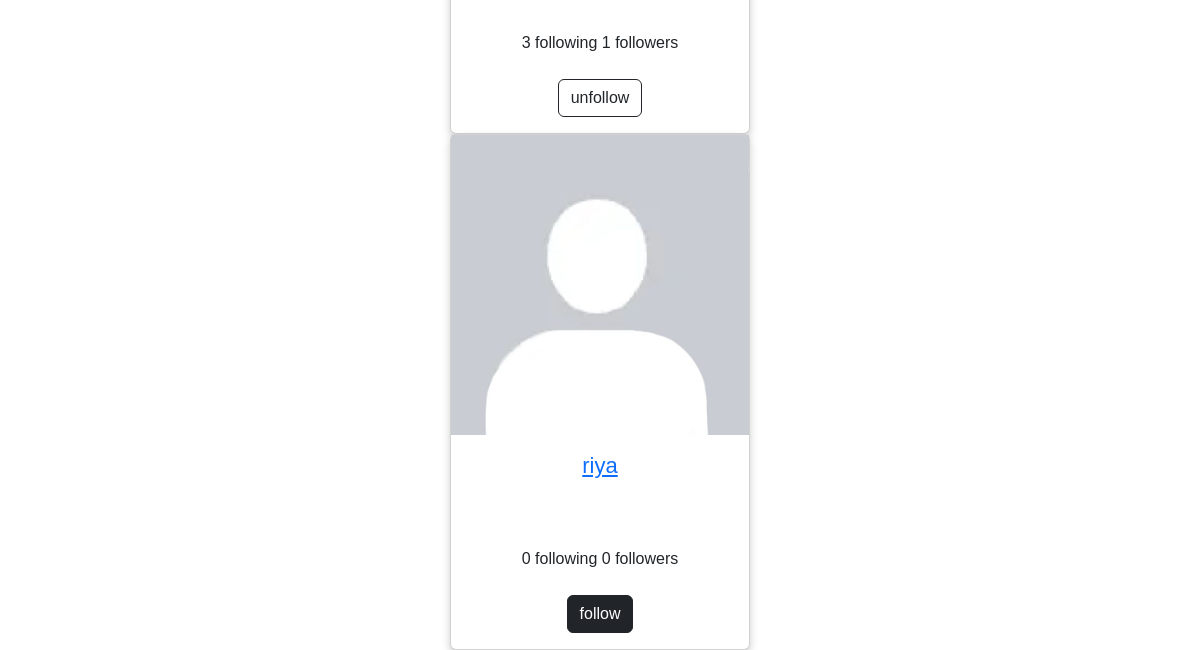
The app's page /profile/all (signed in, lower part), older data.
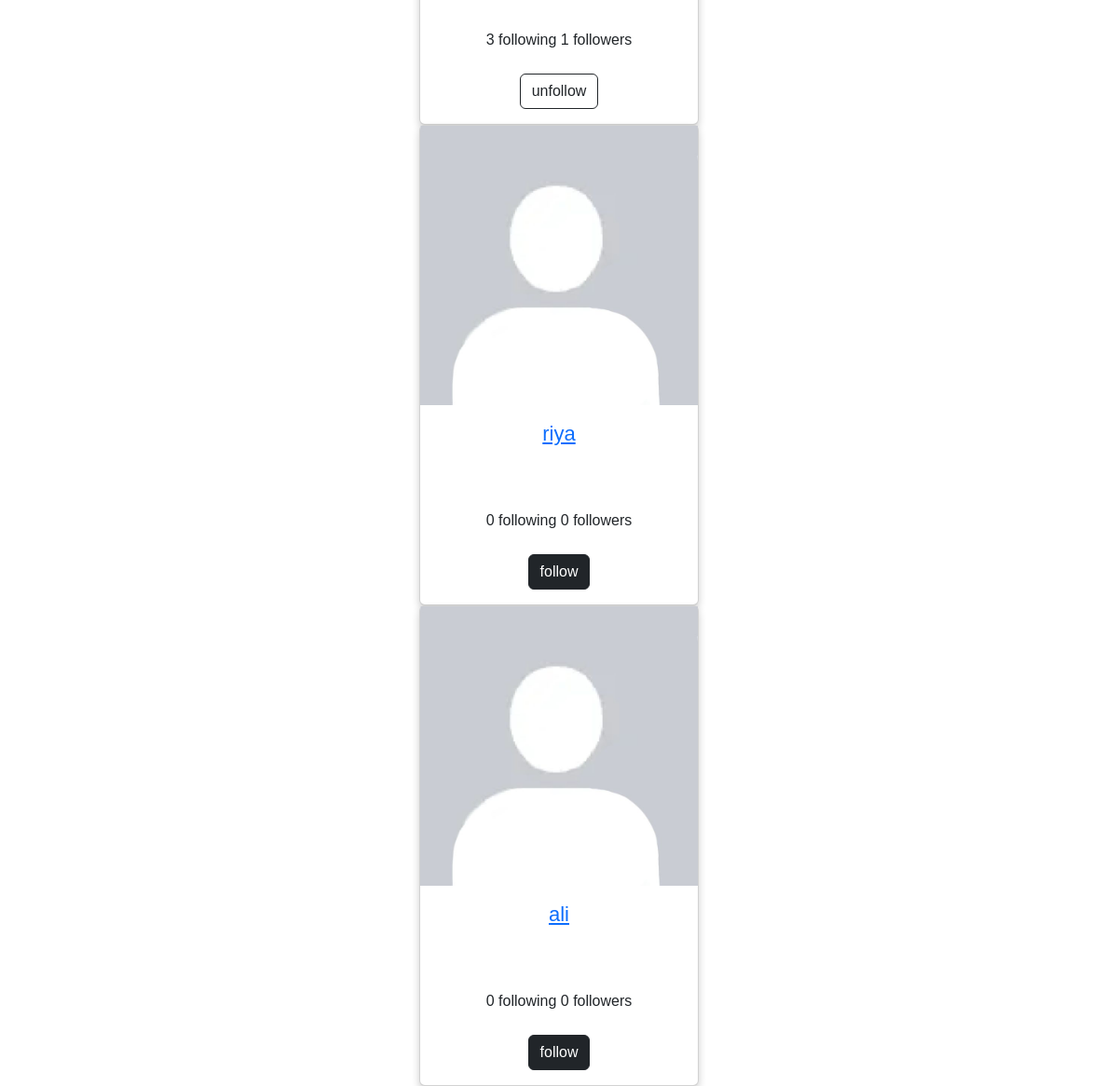
The same page, newer data.
### myapp/models.py (models this page shows, shortened)
class UserProfile(models.Model):
    user=models.OneToOneField(User,on_delete=models.CASCADE,related_name="profile")
    profile_pic=models.ImageField(upload_to="profilepics",default="/profilepics/default.jpg")
    bio=models.CharField(max_length=200)
    address=models.CharField(max_length=200)
    dob=models.DateTimeField(null=True)
    following=models.ManyToManyField("self",related_name="followed_by",symmetrical=False)
    created_date=models.DateTimeField(auto_now_add=True)
    cover_pic=models.ImageField(upload_to="coverpic",blank=True,default="/profilepics/cover.jpg")
    def __str__(self):
        return self.user.username

### myapp/views.py (the view, shortened to what this page needs)
# urls.py: path("profile/all",views.ProfileListView.as_view(),name="profile-list"),
class  ProfileListView(ListView):
    model=UserProfile
    template_name="profile-list.html"
    context_object_name="profiles"
    def get_queryset(self):
        return UserProfile.objects.exclude(user=self.request.user)

### myapp/templates/profile-list.html (shortened to what this page needs)
<!DOCTYPE html>
{%load static%}
<html>
<head>
    <link rel="stylesheet" href="{%static 'css/card-style.css' %}">
<link rel="stylesheet" href="https://cdnjs.cloudflare.com/ajax/libs/font-awesome/4.7.0/css/font-awesome.min.css">
<link href="https://cdn.jsdelivr.net/npm/bootstrap@5.3.5/dist/css/bootstrap.min.css" rel="stylesheet">
</head>
<body>
{%for profile in profiles%}
<div class="card">
    {%if profile.profile_pic%}
    <img src="{{profile.profile_pic.url}}" alt="John" style="width:100%" height="300px">
    {%endif%}
    <h1><a href="{%url 'profile-detail' profile.id%}">{{profile}}</a></h1>
    <div style="margin: 24px 0;">
        {{profile.following.all.count}} following
        {{profile.followed_by.all.count}} followers
    </div>
    <p>
        {%if request.user.profile in profile.followed_by.all%}
          <a href="{%url 'unfollow' profile.id%}" class="btn btn-outline-dark">unfollow</a>
        {%else%}
          <a href="{%url 'follow' profile.id%}" class="btn btn-dark">follow</a>
         {%endif%}
    </p>
  </div>
{%endfor%}
</body>
</html>

### myapp/static/css/card-style.css (style rules this page uses)
.card { box-shadow: 0 4px 8px 0 rgba(0, 0, 0, 0.2); max-width: 300px; margin: auto; text-align: center; font-family: arial; }
a { text-decoration: none; font-size: 22px; color: black; }

Row changes from the older to the newer data that the page shows:
added UserProfile: profile_pic (placeholder picture), user.username "ali", following.all.count "0", followed_by.all.count "0"
